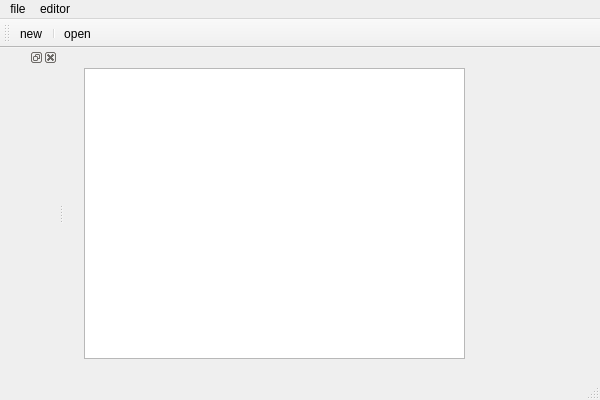
<?xml version="1.0" encoding="UTF-8"?>
<ui version="4.0">
 <class>QtProject2Class</class>
 <widget class="QMainWindow" name="QtProject2Class">
  <property name="geometry">
   <rect>
    <x>0</x>
    <y>0</y>
    <width>600</width>
    <height>400</height>
   </rect>
  </property>
  <property name="windowTitle">
   <string>QtProject2</string>
  </property>
  <widget class="QWidget" name="centralWidget">
   <widget class="QTextEdit" name="textEdit">
    <property name="geometry">
     <rect>
      <x>20</x>
      <y>20</y>
      <width>381</width>
      <height>291</height>
     </rect>
    </property>
   </widget>
  </widget>
  <widget class="QMenuBar" name="menuBar">
   <property name="geometry">
    <rect>
     <x>0</x>
     <y>0</y>
     <width>600</width>
     <height>25</height>
    </rect>
   </property>
   <widget class="QMenu" name="menu">
    <property name="title">
     <string>file</string>
    </property>
    <addaction name="actionnew"/>
    <addaction name="separator"/>
    <addaction name="actionopen"/>
   </widget>
   <widget class="QMenu" name="menueditor">
    <property name="title">
     <string>editor</string>
    </property>
   </widget>
   <addaction name="menu"/>
   <addaction name="menueditor"/>
  </widget>
  <widget class="QStatusBar" name="statusBar"/>
  <widget class="QToolBar" name="toolBar">
   <property name="windowTitle">
    <string>toolBar</string>
   </property>
   <attribute name="toolBarArea">
    <enum>TopToolBarArea</enum>
   </attribute>
   <attribute name="toolBarBreak">
    <bool>false</bool>
   </attribute>
   <addaction name="actionnew"/>
   <addaction name="separator"/>
   <addaction name="actionopen"/>
  </widget>
  <widget class="QDockWidget" name="dockWidget">
   <attribute name="dockWidgetArea">
    <number>1</number>
   </attribute>
   <widget class="QWidget" name="dockWidgetContents"/>
  </widget>
  <action name="actionnew">
   <property name="icon">
    <iconset>
     <normaloff>Images/NEW.png</normaloff>Images/NEW.png</iconset>
   </property>
   <property name="text">
    <string>new</string>
   </property>
  </action>
  <action name="actionopen">
   <property name="text">
    <string>open</string>
   </property>
  </action>
 </widget>
 <layoutdefault spacing="6" margin="11"/>
 <resources>
  <include location="QtProject2.qrc"/>
 </resources>
 <connections/>
</ui>
